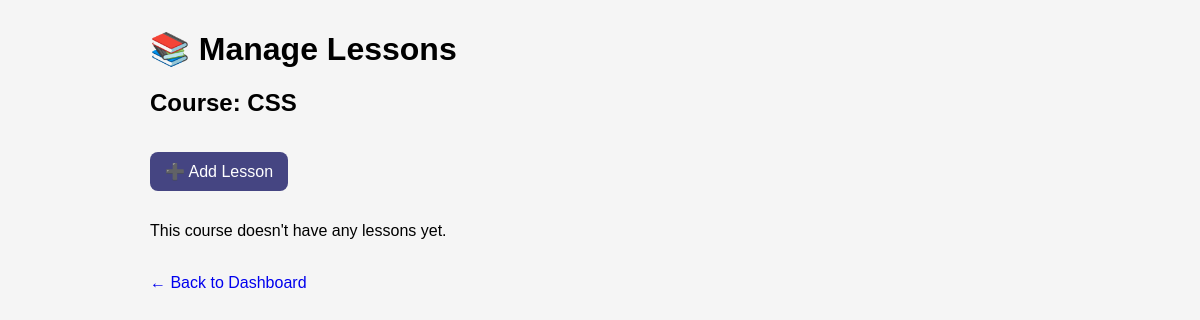
The page /courses/manage_lessons/10/ (signed in) on the database as committed earlier.
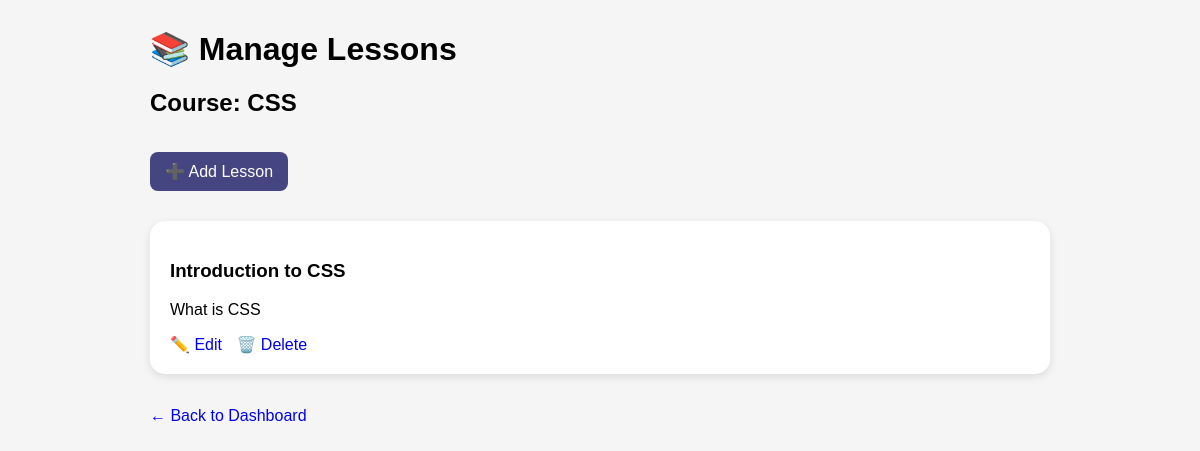
The same page on the database as committed later.
### course/models.py (models this page shows, shortened)
class lesson(models.Model):
    course = models.ForeignKey(Course, on_delete=models.CASCADE)
    title = models.CharField(max_length=200)
    content = models.TextField()
    created_at = models.DateTimeField(auto_now_add=True)
    updated_at = models.DateTimeField(auto_now=True)

### course/views.py (the view)
    def wrapper(request,*args,**kwargs):
        if request.user.profile.role != 'instructor':
            return HttpResponseForbidden("only instructor can access this page.")
        return view_func(request,*args,**kwargs)

### course/views.py (called while the page is built)
def instructor_required(view_func):
    def wrapper(request,*args,**kwargs):
        if request.user.profile.role != 'instructor':
            return HttpResponseForbidden("only instructor can access this page.")
        return view_func(request,*args,**kwargs)
    return wrapper

@login_required
@instructor_required
def manage_lessons(request, course_id):
    course = Course.objects.get(
        id=course_id,
        instructor=request.user
    )
    lessons = lesson.objects.filter(
        course=course
    )
    return render(
        request,
        'courses/manage_lessons.html',
        {
            'course': course,
            'lessons': lessons
        }
    )

### course/templates/courses/manage_lessons.html (shortened to what this page needs)
<!DOCTYPE html>
<html>
<head>
</head>
<body>
<div class="container">
    <h1>📚 Manage Lessons</h1>
    <h2>Course: {{ course.title }}</h2>
    <a class="add-btn" href="{% url 'create_lesson' course.id %}">
        ➕ Add Lesson
    </a>
    {% for item in lessons %}
        <div class="lesson-card">
            <h3>{{ item.title }}</h3>
            <p>{{ item.content }}</p>
            <a href="{% url 'edit_lesson' item.id %}">
                ✏️ Edit
            </a>
            <a href="{% url 'delete_lesson' item.id %}">
                🗑️ Delete
            </a>
        </div>
    {% empty %}
        <p>This course doesn't have any lessons yet.</p>
    {% endfor %}
    <br>
    <a href="{% url 'instructor_dashboard' %}">
        ← Back to Dashboard
    </a>
</div>
</body>
</html>

Rows that differ between the two databases and show on the page:
added lesson: title "Introduction to CSS", content "What is CSS"
Other text that changed with them:
text no longer shown: "This course doesn't have any lessons yet."
